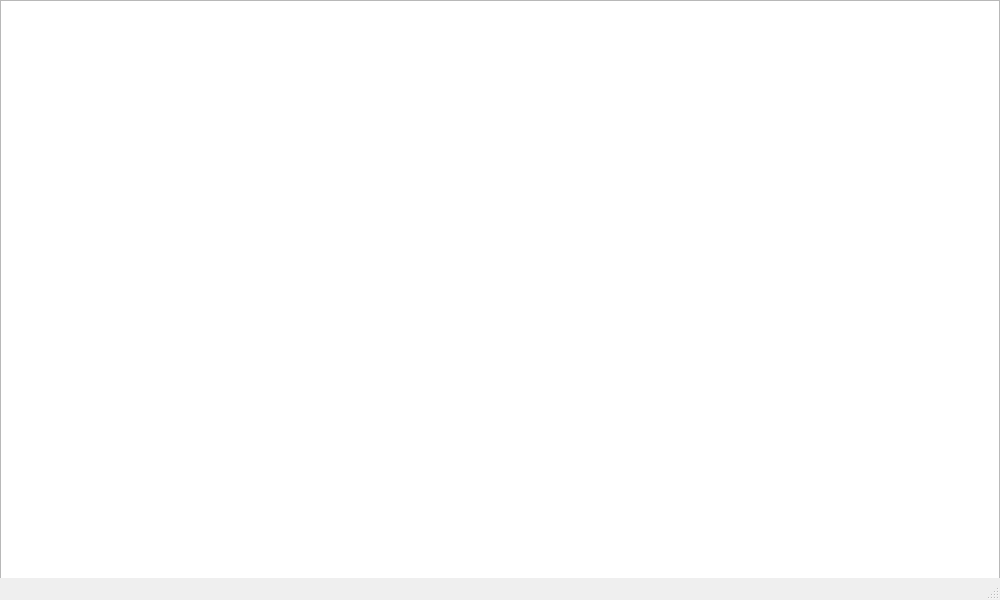
<?xml version="1.0" encoding="UTF-8"?>
<ui version="4.0">
 <class>MainWindow</class>
 <widget class="QMainWindow" name="MainWindow">
  <property name="geometry">
   <rect>
    <x>0</x>
    <y>0</y>
    <width>1000</width>
    <height>600</height>
   </rect>
  </property>
  <property name="minimumSize">
   <size>
    <width>1000</width>
    <height>600</height>
   </size>
  </property>
  <property name="maximumSize">
   <size>
    <width>1000</width>
    <height>600</height>
   </size>
  </property>
  <property name="windowTitle">
   <string>MainWindow</string>
  </property>
  <widget class="QWidget" name="centralwidget">
   <widget class="QTableWidget" name="table">
    <property name="geometry">
     <rect>
      <x>0</x>
      <y>0</y>
      <width>1000</width>
      <height>600</height>
     </rect>
    </property>
   </widget>
  </widget>
  <widget class="QMenuBar" name="menubar">
   <property name="geometry">
    <rect>
     <x>0</x>
     <y>0</y>
     <width>1000</width>
     <height>26</height>
    </rect>
   </property>
  </widget>
  <widget class="QStatusBar" name="statusbar"/>
 </widget>
 <resources/>
 <connections/>
</ui>
